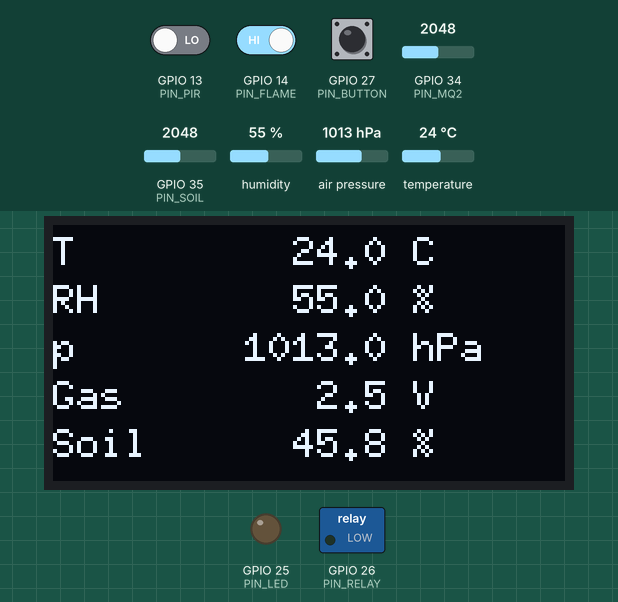
The program below on a simulated ESP32. Parts: 128×64 one-colour display, switched loads named in the program (green lamp = pin HIGH), output pins drawn as LEDs (lit = HIGH). Inputs (shaded band) come from the test bench; at power-on: GPIO 14 (PIN_FLAME) HIGH, GPIO 27 (PIN_BUTTON) HIGH, air pressure 1013 hPa, GPIO 35 (PIN_SOIL) = 2048, GPIO 13 (PIN_PIR) LOW, GPIO 34 (PIN_MQ2) = 2048, humidity 55 %, temperature 24 °C. WiFi joins after 1.5 s; servers stay silent unless stated; no MQTT or app messages arrive unless stated; what the program prints to the serial monitor is not drawn.

Above: at 2.6 s.
2.7 s: GPIO 14 (PIN_FLAME) driven LOW
At 3.5 s:
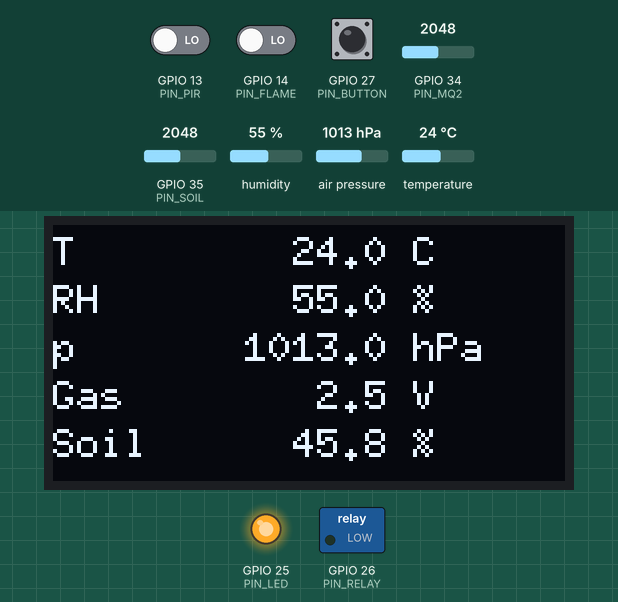
4.2 s: GPIO 27 (PIN_BUTTON) pulled LOW for 0.15 s
At 4.6 s:
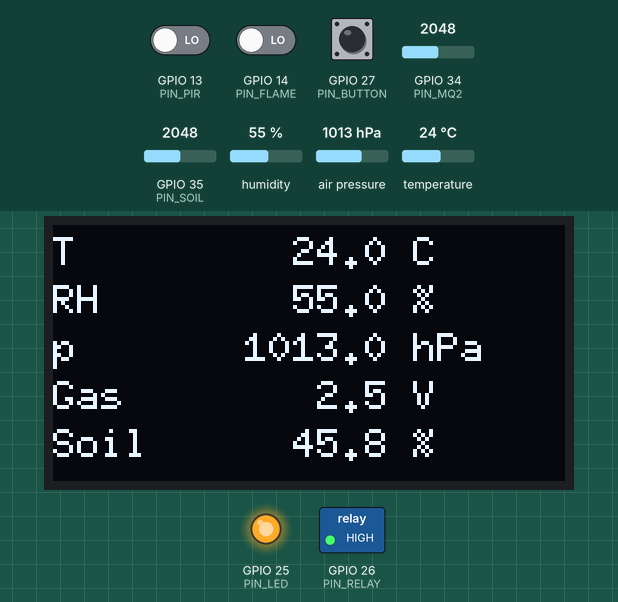
5.8 s: air pressure set to 952 hPa
At 7.2 s:
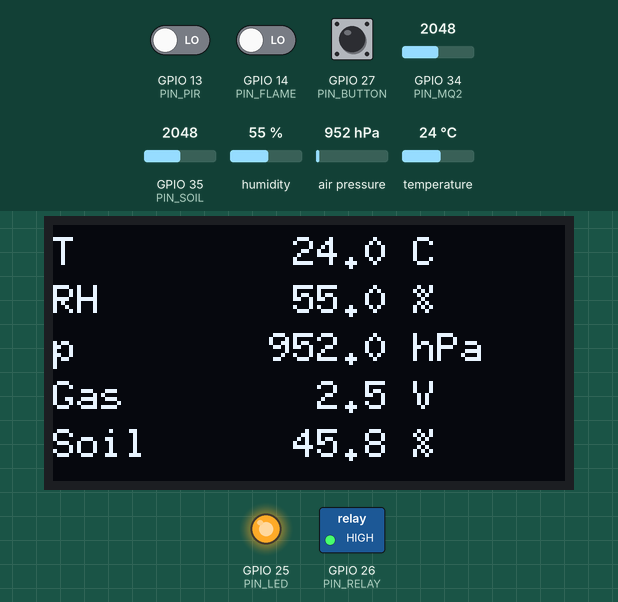
7.5 s: GPIO 35 (PIN_SOIL) set to 2515
At 9.0 s:
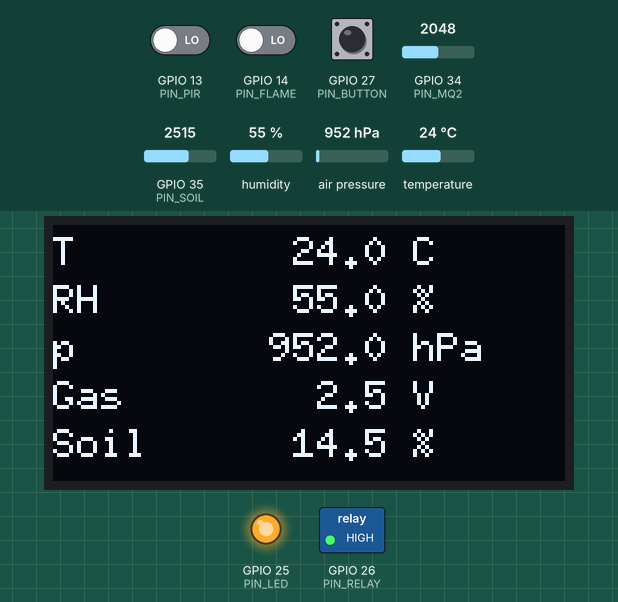
9.5 s: GPIO 35 (PIN_SOIL) set to 2609
At 10.8 s:
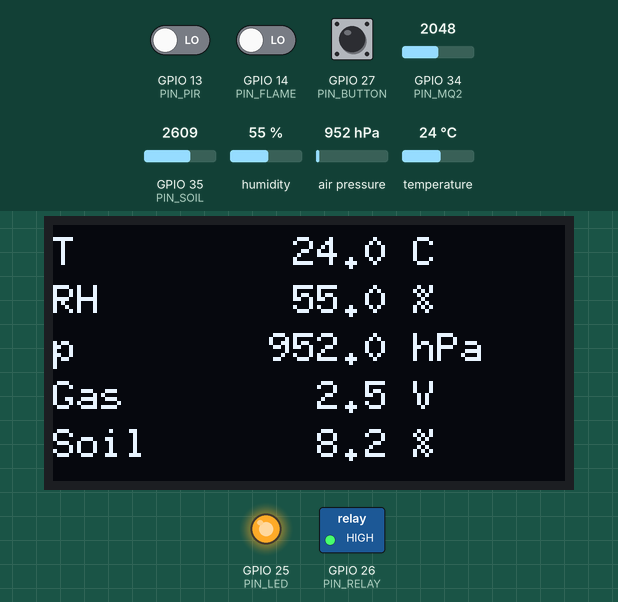
11.5 s: GPIO 14 (PIN_FLAME) driven HIGH
At 12.6 s:
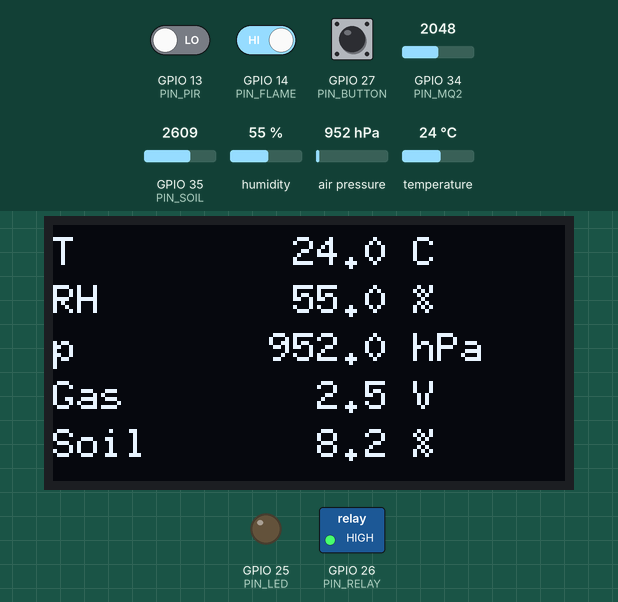
Timing chart, 0 to 14.0 s (numbered marks = the images above; inputs shaded):
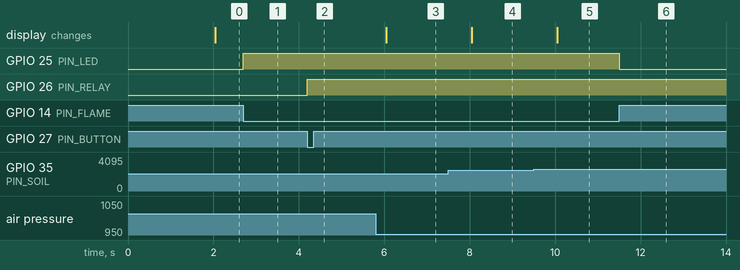

Measured:
- after the input at 2.7 s, GPIO 25 (PIN_LED): LOW → HIGH at once
- after the input at 4.2 s, GPIO 26 (PIN_RELAY): LOW → HIGH at once
- after the input at 5.8 s, the display: changes after 0.24 s (image 3)
- after the input at 7.5 s, the display: changes after 0.54 s (image 4)
- after the input at 9.5 s, the display: changes after 0.55 s (image 5)
- after the input at 11.5 s, GPIO 25 (PIN_LED): HIGH → LOW at once

The program:

main.cpp
```cpp
// src/main.cpp
#include <Arduino.h>
#include <Wire.h>
#include <U8g2lib.h>
#include "config.h"
#include "sensors.h"

void networkSetup();
void networkLoop();
void publish(const char *name, float value);

DhtReader dht;
DhtChannel temperature(dht, false), humidity(dht, true);
BmpSensor pressure;
Mq2Sensor gas;
SoilSensor soil;
DigitalEvent flame("flame", PIN_FLAME, true);             // активний LOW
DigitalEvent motion("motion", PIN_PIR, false);            // активний HIGH

// вимірювальні та подієві датчики; новий датчик = новий об'єкт драйвера і рядок у масиві.
// Кнопка, реле і світлодіод HL1 обробляються окремо.
ISensor *sensors[] = {&temperature, &humidity, &pressure, &gas, &soil, &flame, &motion};
const size_t SENSOR_COUNT = sizeof(sensors) / sizeof(sensors[0]);
float lastEvent[SENSOR_COUNT];                            // останнє опубліковане значення події
bool eventSent[SENSOR_COUNT] = {};                        // чи публікували подію хоч раз

U8G2_SSD1306_128X64_NONAME_F_HW_I2C oled(U8G2_R0, U8X8_PIN_NONE, PIN_SCL, PIN_SDA);

bool lastButton = HIGH;
unsigned long lastSample = 0, lastPublish = 0, lastButtonChange = 0;

// періодичні покази – на дисплей і в монітор порту: «T  23.5 C»
void showReadings() {
    char line[24];
    int y = 10;
    oled.clearBuffer();
    oled.setFont(u8g2_font_6x10_tf);
    for (ISensor *s : sensors) {
        float v;
        if (s->isEventDriven()) continue;
        if (s->read(v)) snprintf(line, sizeof(line), "%-5s %8.1f %s", s->label(), v, s->unit());
        else snprintf(line, sizeof(line), "%-5s      ---", s->label());
        oled.drawStr(0, y, line);
        Serial.println(line);
        y += 12;
    }
    oled.sendBuffer();
}

void publishPeriodic() {
    for (ISensor *s : sensors) {
        float v;
        if (!s->isEventDriven() && s->read(v)) publish(s->name(), v);
    }
}

void publishEvents() {
    for (size_t i = 0; i < SENSOR_COUNT; i++) {
        float v;
        if (!sensors[i]->isEventDriven() || !sensors[i]->read(v)) continue;
        if (!eventSent[i] || v != lastEvent[i]) {               // перший стан або зміна
            eventSent[i] = true;
            lastEvent[i] = v;
            publish(sensors[i]->name(), v);
        }
    }
}

void handleButton() {
    bool button = digitalRead(PIN_BUTTON);
    if (button != lastButton && millis() - lastButtonChange >= 50) {   // зміни за 50 мс – брязкіт
        lastButtonChange = millis();
        lastButton = button;
        if (button == LOW) {                                    // натиснення перемикає реле
            digitalWrite(PIN_RELAY, !digitalRead(PIN_RELAY));
            publish("relay", digitalRead(PIN_RELAY));
        }
    }
}

void setup() {
    Serial.begin(115200);
    pinMode(PIN_LED, OUTPUT);
    pinMode(PIN_RELAY, OUTPUT);
    pinMode(PIN_BUTTON, INPUT_PULLUP);
    Wire.begin(PIN_SDA, PIN_SCL);
    for (ISensor *s : sensors) s->init();
    oled.begin();
    networkSetup();
}

void loop() {
    networkLoop();
    for (ISensor *s : sensors) s->update();
    publishEvents();
    float fire = 0;
    flame.read(fire);
    digitalWrite(PIN_LED, fire ? HIGH : LOW);                   // місцева сигналізація
    handleButton();
    if (millis() - lastSample >= 2000) {
        lastSample = millis();
        showReadings();
    }
    if (millis() - lastPublish >= PUBLISH_INTERVAL_MS) {
        lastPublish = millis();
        publishPeriodic();
    }
}
```

ISensor.h
```cpp
#pragma once
#include <Arduino.h>

class ISensor {
public:
    virtual ~ISensor() {}
    virtual const char *name() = 0;            // частина топіка: temperature, soil ...
    virtual const char *label() { return name(); }   // коротка назва для дисплея
    virtual const char *unit() { return ""; }
    virtual void init() = 0;
    virtual void update() {}                   // періодичне оновлення, якщо драйверу воно потрібне
    virtual bool read(float &value) = 0;       // останнє значення або вимірювання; false, якщо показу немає
    virtual bool isEventDriven() { return false; }   // публікувати одразу після зміни
};
```

network.cpp
```cpp
// src/network.cpp
#include <WiFi.h>              // для ESP8266: <ESP8266WiFi.h>
#include <PubSubClient.h>
#include "config.h"

WiFiClient net;
PubSubClient mqtt(net);
unsigned long lastAttempt = 0;

// без String: порівнюємо байти, інші значення команди ігноруємо
void onMessage(char *topic, byte *payload, unsigned int len) {
    if (strcmp(topic, TOPIC_PREFIX "relay/set") != 0 || len != 1) return;
    if (payload[0] == '1') digitalWrite(PIN_RELAY, HIGH);
    else if (payload[0] == '0') digitalWrite(PIN_RELAY, LOW);
}

void networkSetup() {
    WiFi.mode(WIFI_STA);
    WiFi.begin(WIFI_SSID, WIFI_PASS);           // підключення йде у фоні
    mqtt.setServer(MQTT_HOST, MQTT_PORT);
    mqtt.setCallback(onMessage);
}

void networkLoop() {
    if (WiFi.status() != WL_CONNECTED) return;
    if (!mqtt.connected()) {
        if (millis() - lastAttempt < 5000) return;
        lastAttempt = millis();
        String clientId = "lab-" + WiFi.macAddress();
        if (mqtt.connect(clientId.c_str(), MQTT_USER, MQTT_PASS)) {
            mqtt.subscribe(TOPIC_PREFIX "relay/set");
            Serial.println("MQTT connected");
        } else {
            Serial.printf("MQTT failed, state %d\n", mqtt.state());
            return;
        }
    }
    mqtt.loop();                                 // прийом повідомлень і keep-alive
}

void publish(const char *name, float value) {
    char topic[96], payload[16];
    snprintf(topic, sizeof(topic), "%s%s", TOPIC_PREFIX, name);
    snprintf(payload, sizeof(payload), "%.2f", value);
    // QoS 0, без retain; без з'єднання показ втрачається – буферизації в практикумі немає
    if (mqtt.connected()) mqtt.publish(topic, payload, false);
}
```

sensors.h
```cpp
// src/sensors.h – драйвери модулів стенда
#pragma once
#include <Adafruit_BMP085.h>
#include "ISensor.h"
#include "config.h"

// середнє з 16 вимірювань; analogReadMilliVolts() враховує заводське калібрування АЦП,
// але не замінює мультиметр: похибка залежить від конкретної плати
inline float averageMv(uint8_t pin) {
    uint32_t sum = 0;
    for (int i = 0; i < 16; i++) sum += analogReadMilliVolts(pin);
    return sum / 16.0;
}

// DHT дає два покази за одне читання, тому обидва канали беруть їх зі спільного кешу
class DhtReader {
public:
    void init() {
        if (started) return;
        dht.setup(PIN_DHT, DHT_TYPE);
        started = true;
    }
    void update() {
        if (millis() - lastRead < dht.getMinimumSamplingPeriod()) return;
        lastRead = millis();
        TempAndHumidity d = dht.getTempAndHumidity();
        ok = dht.getStatus() == DHTesp::ERROR_NONE;
        if (ok) { t = d.temperature; rh = d.humidity; }
    }
    bool ok = false;
    float t = NAN, rh = NAN;
private:
    DHTesp dht;
    bool started = false;
    unsigned long lastRead = 0;
};

class DhtChannel : public ISensor {
public:
    DhtChannel(DhtReader &dht, bool humidity) : dht(dht), humidity(humidity) {}
    const char *name() override { return humidity ? "humidity" : "temperature"; }
    const char *label() override { return humidity ? "RH" : "T"; }
    const char *unit() override { return humidity ? "%" : "C"; }
    void init() override { dht.init(); }
    void update() override { dht.update(); }
    bool read(float &value) override {
        value = humidity ? dht.rh : dht.t;
        return dht.ok;
    }
private:
    DhtReader &dht;
    bool humidity;
};

class BmpSensor : public ISensor {
public:
    const char *name() override { return "pressure"; }
    const char *label() override { return "p"; }
    const char *unit() override { return "hPa"; }
    void init() override { ok = bmp.begin(); }            // Wire.begin() – у setup()
    bool read(float &value) override {
        if (!ok) return false;
        value = bmp.readPressure() / 100.0;               // Па -> гПа
        return true;
    }
private:
    Adafruit_BMP085 bmp;
    bool ok = false;
};

class Mq2Sensor : public ISensor {
public:
    const char *name() override { return "gas_voltage"; }
    const char *label() override { return "Gas"; }
    const char *unit() override { return "V"; }
    void init() override { analogSetPinAttenuation(PIN_MQ2, ADC_11db); }   // діапазон до ~3,1 В
    bool read(float &value) override {
        value = averageMv(PIN_MQ2) / 1000.0 * 1.5;        // напруга AO, дільник 10/20 кОм
        return true;
    }
};

class SoilSensor : public ISensor {
public:
    const char *name() override { return "soil"; }
    const char *label() override { return "Soil"; }
    const char *unit() override { return "%"; }
    void init() override { analogSetPinAttenuation(PIN_SOIL, ADC_11db); }
    bool read(float &value) override {                    // умовна шкала 0...100 %
        float mv = averageMv(PIN_SOIL);
        value = constrain((SOIL_DRY_MV - mv) * 100.0 / (SOIL_DRY_MV - SOIL_WET_MV), 0.0, 100.0);
        return true;
    }
};

class DigitalEvent : public ISensor {
public:
    // id – коротка назва показника, а не повний топік: publish() сам додає TOPIC_PREFIX
    DigitalEvent(const char *id, uint8_t pin, bool activeLow) : id(id), pin(pin), activeLow(activeLow) {}
    const char *name() override { return id; }
    void init() override { pinMode(pin, INPUT); }
    bool read(float &value) override {
        value = (digitalRead(pin) == HIGH) != activeLow;  // 1 – подія
        return true;
    }
    bool isEventDriven() override { return true; }
private:
    const char *id;
    uint8_t pin;
    bool activeLow;
};
```

config.h
```cpp
#pragma once
#include <DHTesp.h>

// мережа і брокер – дані від викладача
#define WIFI_SSID      "lab-iot"
#define WIFI_PASS      "********"
#define MQTT_HOST      "192.168.1.10"
#define MQTT_PORT      1883             // MQTT без шифрування; у реальній системі – TLS, порт 8883
#define MQTT_USER      "student"
#define MQTT_PASS      "********"
#define TOPIC_PREFIX   "lab/GROUP/SURNAME/"   // замінити на свої, напр. lab/ki-21/petrenko/

// розподіл виводів (додаток А)
const uint8_t PIN_LED    = 25;   // зовнішній світлодіод HL1, не вбудований LED плати
const uint8_t PIN_RELAY  = 26;
const uint8_t PIN_BUTTON = 27;
const uint8_t PIN_DHT    = 4;
const uint8_t PIN_MQ2    = 34;
const uint8_t PIN_SOIL   = 35;
const uint8_t PIN_FLAME  = 14;
const uint8_t PIN_PIR    = 13;
const uint8_t PIN_SDA    = 21;
const uint8_t PIN_SCL    = 22;

// модель датчика: DHTesp::DHT22 або DHTesp::DHT11
const DHTesp::DHT_MODEL_t DHT_TYPE = DHTesp::DHT22;

// калібрування датчика ґрунту, мВ на GPIO35 (підрозділ 4.7)
const float SOIL_DRY_MV = 2200;    // сухий субстрат
const float SOIL_WET_MV = 1000;    // перезволожений субстрат

const unsigned long PUBLISH_INTERVAL_MS = 10000;
```
